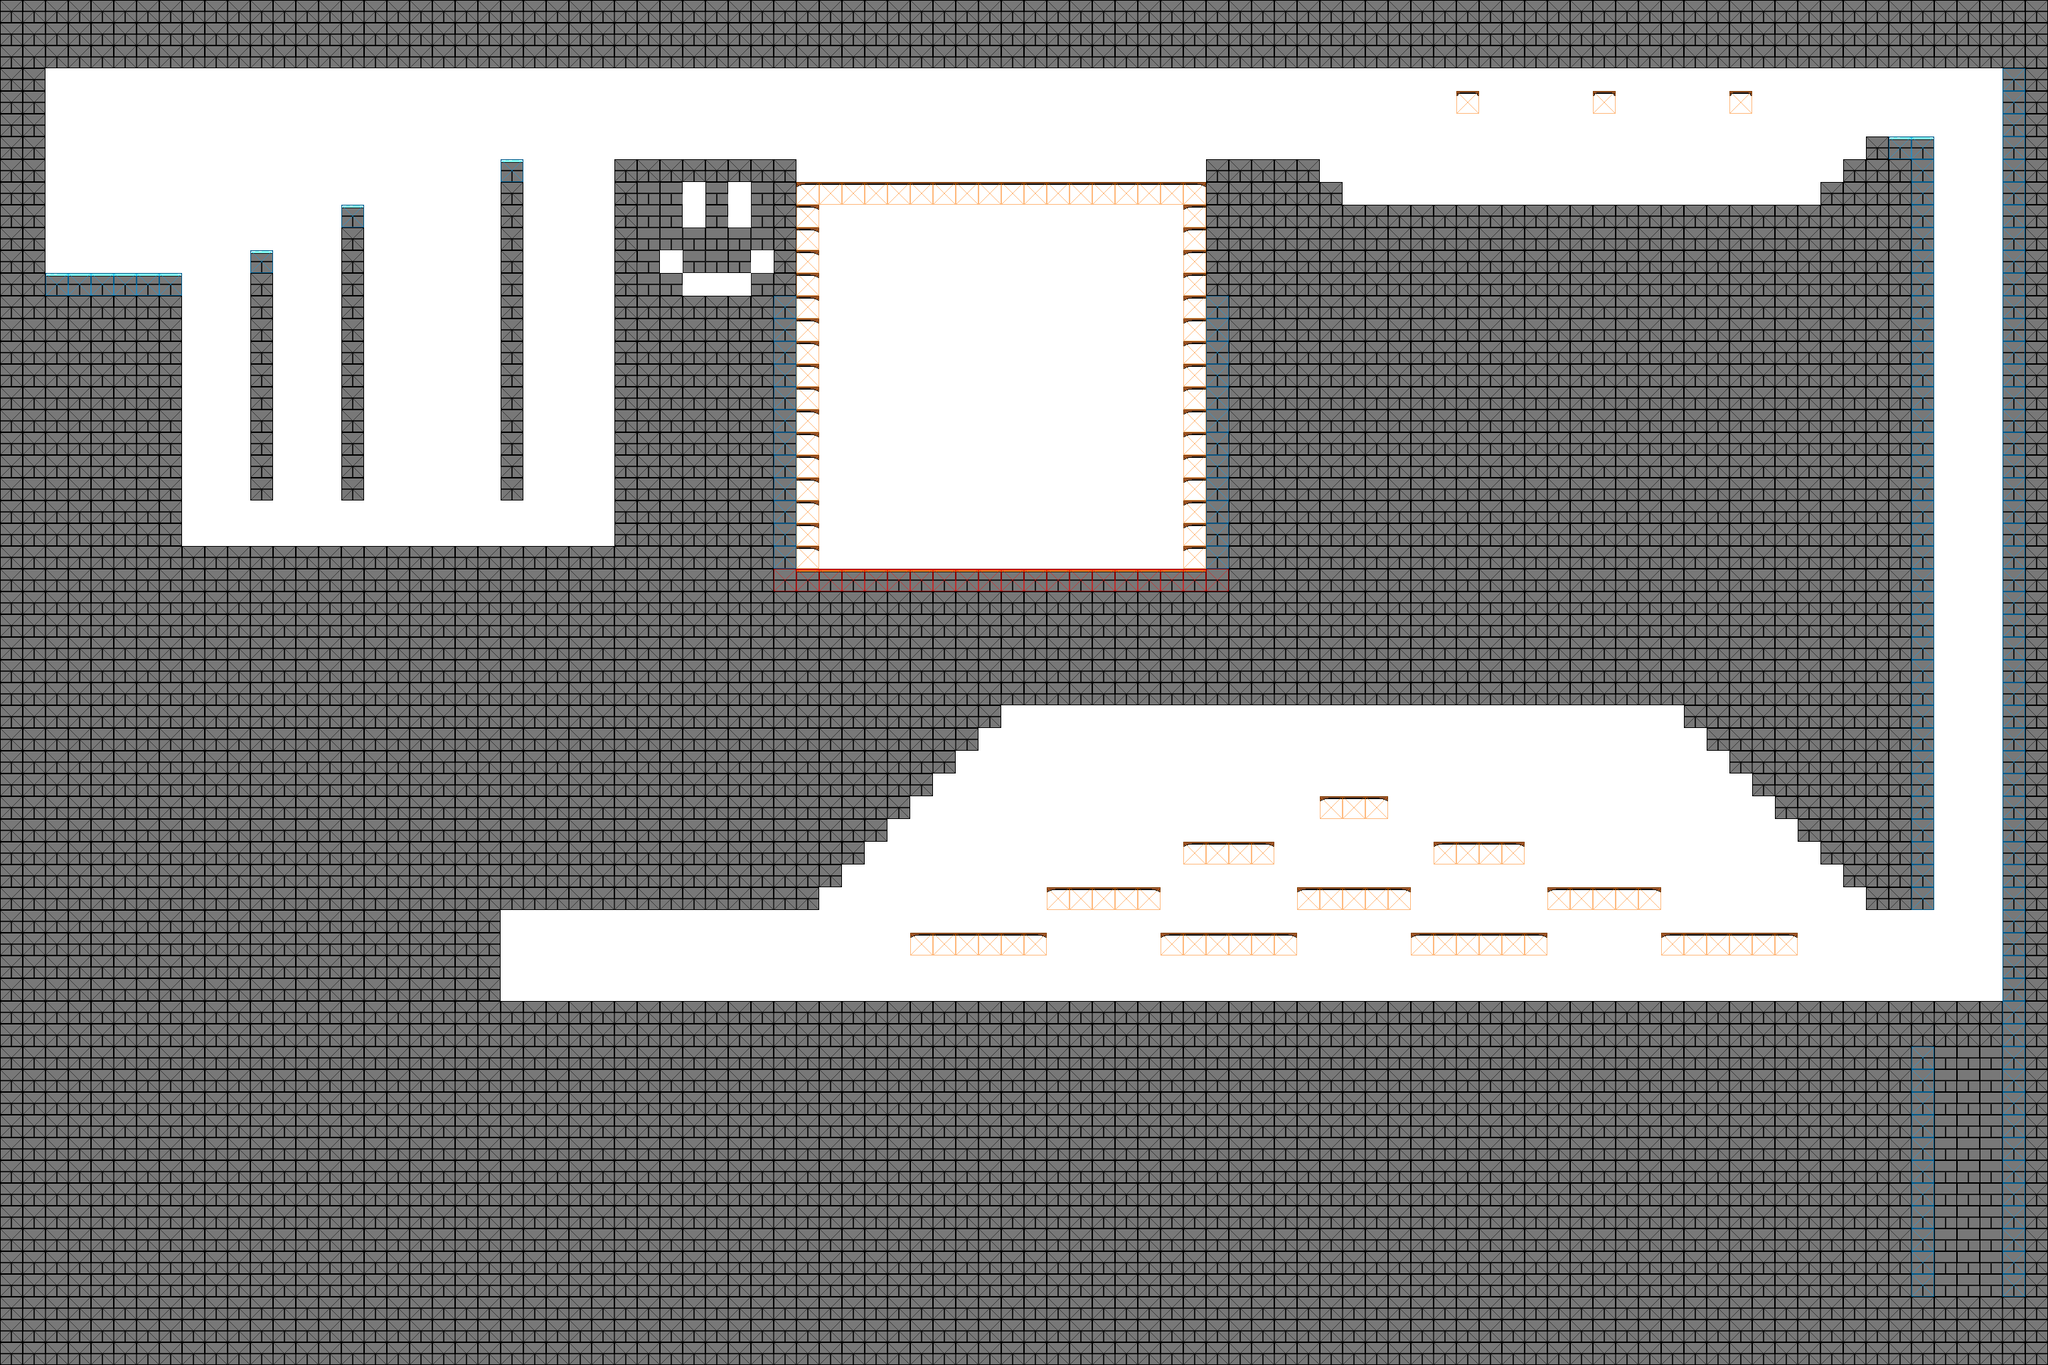

Rendered tile map (Tiled .tmx) drawn with the repository's tilesets; below, a short description and the map source with its tile grids summarised:
An orthogonal 90x60 tile map with 32x32 px tiles, 3 tile layers (prototype, tiles, collisions), 1 hidden layer not drawn, 5 tilesets and 34 objects (19x Enemy, 9x Turret, 2x Factory, Goal, Door, ...).

<map version="1.10" tiledversion="1.12.1" orientation="orthogonal" renderorder="right-down" width="90" height="60" tilewidth="32" tileheight="32" infinite="0" backgroundcolor="#ffffff" nextlayerid="7" nextobjectid="208">
 <editorsettings>
  <export target="../../src/PolyGone/Maps/Level6.json" format="json" />
 </editorsettings>
 <tileset firstgid="1" source="../TiledSets/CollisionTiles.tsx" />
 <tileset firstgid="17" source="../TiledSets/TextureSheet.tsx" />
 <tileset firstgid="81" source="../TiledSets/EnemySheet.tsx" />
 <tileset firstgid="97" source="../TiledSets/PlayerSheet.tsx" />
 <tileset firstgid="101" source="../TiledSets/Proto.tsx" />
 <imagelayer id="5" name="Background" visible="0" parallaxx="0.8" parallaxy="0.9" repeatx="1" repeaty="1">
  <image source="../../src/PolyGone/Content/Textures/Backgrounds/CastleBackground.png" width="256" height="256" />
 </imagelayer>
 <layer id="6" name="prototype" width="90" height="60">
  <data>[5400 cells, 3753 non-empty, 4 distinct tile ids]</data>
 </layer>
 <layer id="1" name="tiles" width="90" height="60" opacity="0.9">
  <data>[5400 cells, 3766 non-empty, 13 distinct tile ids]</data>
 </layer>
 <objectgroup id="4" name="objects" class="EnemySpawn">
  <object id="12" name="Goal" type="Goal" x="832" y="1376" width="32" height="32" />
  <object id="66" name="HubDoor" type="Door" x="128" y="384" width="32" height="32">
   <properties>
    <property name="connects" value="Hub" />
    <property name="loadX" type="int" value="96" />
    <property name="loadY" type="int" value="480" />
   </properties>
  </object>
  <object id="128" name="Enemy" type="Enemy" gid="82" x="1952" y="288" width="32" height="32" />
  <object id="129" name="Enemy" type="Enemy" gid="82" x="2048" y="288" width="32" height="32" />
  <object id="130" name="Enemy" type="Enemy" gid="82" x="2112" y="288" width="32" height="32" />
  <object id="131" name="Enemy" type="Enemy" gid="82" x="2208" y="288" width="32" height="32" />
  <object id="132" name="Enemy" type="Enemy" gid="82" x="2272" y="288" width="32" height="32" />
  <object id="133" name="Enemy" type="Enemy" gid="82" x="2368" y="288" width="32" height="32" />
  <object id="134" name="Enemy" type="Enemy" gid="82" x="2432" y="288" width="32" height="32" />
  <object id="135" name="Enemy" type="Enemy" gid="82" x="2528" y="288" width="32" height="32" />
  <object id="150" name="Enemy" type="Enemy" gid="82" x="1248" y="1408" width="32" height="32" />
  <object id="152" name="Enemy" type="Enemy" gid="82" x="1376" y="1408" width="32" height="32" />
  <object id="154" name="Enemy" type="Enemy" gid="82" x="1504" y="1408" width="32" height="32" />
  <object id="156" name="Enemy" type="Enemy" gid="82" x="1632" y="1408" width="32" height="32" />
  <object id="158" name="Enemy" type="Enemy" gid="82" x="1760" y="1408" width="32" height="32" />
  <object id="160" name="Enemy" type="Enemy" gid="82" x="1888" y="1408" width="32" height="32" />
  <object id="162" name="Enemy" type="Enemy" gid="82" x="2016" y="1408" width="32" height="32" />
  <object id="164" name="Enemy" type="Enemy" gid="82" x="2144" y="1408" width="32" height="32" />
  <object id="166" name="Enemy" type="Enemy" gid="82" x="2272" y="1408" width="32" height="32" />
  <object id="168" name="Enemy" type="Enemy" gid="82" x="2400" y="1408" width="32" height="32" />
  <object id="170" name="Enemy" type="Enemy" gid="82" x="2528" y="1408" width="32" height="32" />
  <object id="171" type="Player" gid="97" x="128" y="384" width="32" height="32" />
  <object id="174" type="Turret" gid="82" x="2048" y="128" width="32" height="32" />
  <object id="175" type="Turret" gid="82" x="2240" y="128" width="32" height="32" />
  <object id="176" type="Turret" gid="82" x="2432" y="128" width="32" height="32" />
  <object id="177" type="Frog" gid="83" x="1376" y="256" width="32" height="32" />
  <object id="186" type="Turret" gid="82" x="1408" y="1312" width="32" height="32" />
  <object id="190" type="Turret" gid="82" x="1760" y="1312" width="32" height="32" />
  <object id="191" type="Turret" gid="82" x="1888" y="1248" width="32" height="32" />
  <object id="193" type="Turret" gid="82" x="2112" y="1312" width="32" height="32" />
  <object id="197" type="Turret" gid="82" x="2464" y="1312" width="32" height="32" />
  <object id="200" type="Factory" gid="85" x="2016" y="1184" width="32" height="32" />
  <object id="201" type="Factory" gid="85" x="1760" y="1184" width="32" height="32" />
  <object id="207" type="Turret" gid="82" x="480" y="288" width="32" height="32" />
 </objectgroup>
 <layer id="3" name="collisions" width="90" height="60" opacity="0.5">
  <data>[5400 cells, 3712 non-empty, 4 distinct tile ids]</data>
 </layer>
</map>
